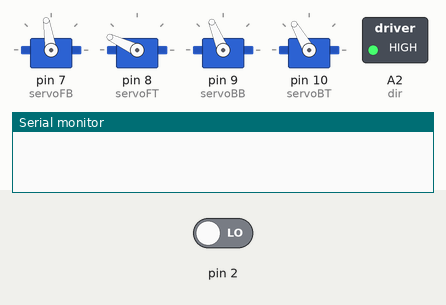
Simulated run of this sketch. Board: Arduino Uno, built with avr-gcc and run on an emulated ATmega328P. Parts: 4 × servo, switched loads named in the sketch (green lamp = pin HIGH), the last lines printed to the serial monitor. The test bench sets the inputs (shaded band); at power-on: pin 2 LOW. Pins used as bus, display or sensor lines are not drawn.

Above: at 5.0 s.
5.1 s: pin 2 driven HIGH
At 5.23 s:
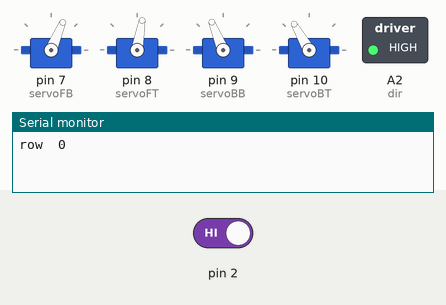
At 5.9 s:
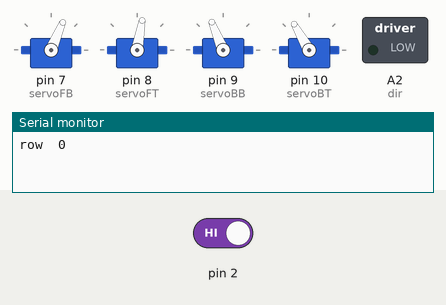
Timing chart, 0 to 8.1 s (numbered marks = the images above; inputs shaded):
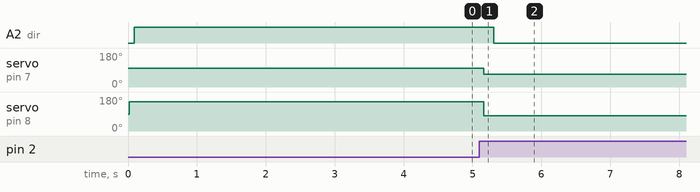

Measured:
- after the input at 5.1 s, A2 (dir): HIGH → LOW after 0.21 s; servo on pin 7 (servoFB): 99° → 67° after 0.06 s; servo on pin 8 (servoFT): 155° → 80° after 0.06 s

The sketch:

Wally120_WIP.ino
```cpp
//stepper
#define speedRotation 1000  //speed of the motor rotation
int steps = A1;
int dir = A2;
int reset = A0;
int stepsRotation = 30000; //steps that the stepper does
int i;
int j;
int h;
boolean dirRotation = LOW;  //direction of rotation

//encoder
int encoderPin1 = 0;
int encoderPin2 = 1;
volatile int lastEncoded = 0;
volatile long encoderValue = 0;
long lastencoderValue = 0;
int lastMSB = 0;
int lastLSB = 0;
int increment = 1;

int numberRows = 0;
int needleBed = 1;           //front needle bed = 1 , back needle bed = 2
//(to create tubular sections)the knitting carriage have two identical systems,
//one operating in the front needle bed and the other in the back, they never operate at the same time.
//carriage on the front needle bed operates only going to the left, while going to the right
//the front systems is "deactivated" and the carriage only operates in the back needle bed

//servo
#include <Servo.h>
Servo servoFB;
Servo servoFT;
Servo servoBB;
Servo servoBT;
Servo servoSelection; //not used with Wally120 since it has only one Yarn Carrier

int servoFB_in = 67;
int servoFB_out = 99;
int servoFT_in = 80;
int servoFT_out = 155;

int servoBB_in = 82;
int servoBB_out = 112;
int servoBT_in = 80;
int servoBT_out = 120;


void setup() {
  Serial.begin (9600);

  //stepper
  pinMode(steps, OUTPUT);
  pinMode(dir, OUTPUT);
  pinMode(reset, OUTPUT);

  //encoder
  pinMode(encoderPin1, INPUT);
  pinMode(encoderPin2, INPUT);
  digitalWrite(encoderPin1, HIGH);
  digitalWrite(encoderPin2, HIGH);
  attachInterrupt(2, updateEncoder, CHANGE);
  attachInterrupt(3, updateEncoder, CHANGE);

  //end stop
  attachInterrupt(0, endStop, CHANGE);  //pin 3

  //servo
  servoFB.attach(7);   // servo in the front needle bed selecting needles
  servoFT.attach(8);   // servo in the front needle bed stopping the loops rising up
  servoBB.attach(9);   // servo in the back needle bed selecting needles
  servoBT.attach(10);   // servo in the back needle bed stopping the loops rising up

  homing();  //carriage goes home before anything else to get coordinatee zero
}

void loop(){
  oneTube();  //scarfs, beanies, dresses (no sleeves), socks, etc
}
```

end_stop_interrupts.ino
```cpp
//encoder
void updateEncoder(){

  int MSB = digitalRead(encoderPin1); //MSB = most significant bit
  int LSB = digitalRead(encoderPin2); //LSB = least significant bit

  int encoded = (MSB << 1) |LSB; //converting the 2 pin value to single number
  int sum  = (lastEncoded << 2) | encoded; //adding it to the previous encoded value

  if(sum == 0b1110 || sum == 0b0111 || sum == 0b0001 || sum == 0b1000) encoderValue = encoderValue + increment;
  if(sum == 0b1101 || sum == 0b0100 || sum == 0b0010 || sum == 0b1011) encoderValue = encoderValue - increment;

  lastEncoded = encoded; //store this value for next time
}


//end stop
void endStop() {
  j = stepsRotation++;
  needleBed = 1;
  dirRotation = LOW;
  increment = 1;
  encoderValue = 0;      //value is reset so starts counting needles from 0  15.5
}
```

homing.ino
```cpp
// brings carriage to the rightmost, needle 0

void homing() {

  //servos
  servoFB.write(servoFB_out);
  delay (20);
  servoFT.write(servoFT_out);
  delay (20);
  servoBB.write(servoBB_out);
  delay (20);
  servoBT.write(servoBT_out);
  delay (20);

  //CW right
  digitalWrite(reset, LOW);
  delay(10);
  digitalWrite(reset, HIGH);
  digitalWrite(dir, HIGH);

  for ( j = 0; j<stepsRotation; j++)
  {
    digitalWrite(steps, HIGH);
    digitalWrite(steps, LOW);
    delayMicroseconds(speedRotation);
  }

  needleBed = 1;   //carriage is on the right so the machine can only knit going to the left,
  //so it knits on the front needle bed.
}
```

oneTube.ino
```cpp
void oneTube () {


//  delay(3000);

  while (numberRows < 100) {
    Serial.print ("row  ");
    Serial.println(numberRows);
    delay(10);

    if (needleBed == 1) {

      servosFront();

      digitalWrite(reset, LOW);
      delay(100);
      digitalWrite(reset, HIGH);
      digitalWrite(dir, LOW);

      for (i = 0; i < stepsRotation; i++) {
        digitalWrite(steps, HIGH);
        digitalWrite(steps, LOW);
        delayMicroseconds(speedRotation);

        //Serial.println(encoderValue);

        if (encoderValue == 600) {  //limits the movement to the left
          i = stepsRotation++;
          needleBed = 2;
        }
      }
    }

    //CW, moving right
    if (needleBed == 2) {

      servosBack();

      digitalWrite(reset, LOW);
      delay(100);
      digitalWrite(reset, HIGH);
      digitalWrite(dir, HIGH);

      for ( j = 0; j < stepsRotation; j++) {
        digitalWrite(steps, HIGH);
        digitalWrite(steps, LOW);
        delayMicroseconds(speedRotation);

        //Serial.println(encoderValue);

        if (encoderValue == 150) {  //limits the movement to the right
          j = stepsRotation++;
          needleBed = 1;
        }
      }
    }
    numberRows++;
  }
}
```

servos.ino
```cpp
void servosFront(){

  //back servos
  servoBB.write(servoBB_out);
  servoBT.write(servoBT_out);
  delay (50);
  //front servos
  servoFB.write(servoFB_in);
  servoFT.write(servoFT_in);
  delay (50);
}

void servosBack(){

  //front servos
  servoFB.write(servoFB_out);
  servoFT.write(servoFT_out);
  //back servos
  servoBB.write(servoBB_in);
  servoBT.write(servoBT_in);
  delay (50);
}
```
